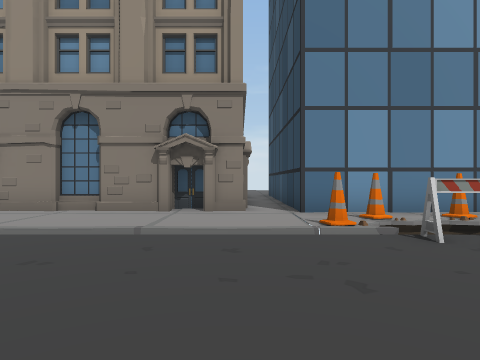
[1] (above)

24 first-person views from a walk through a scene from a Unity 3-D project. The camera is 1.4 m above the floor, looks level and sees 75° across. The floor is counted in squares, 2 m on a side. Each view is taken from the middle of a square. On the plan, view 1 faces up. The plan holds only what a view shows up to about 10 squares ahead; the rest is blank. The place goes on beyond the plan. The player character is not drawn. Door leaves are left out, so doorways stand open.

[2]
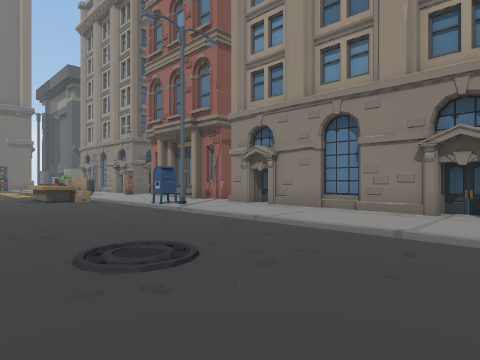

[3]
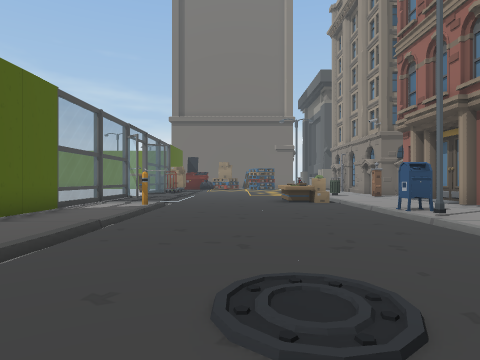

[4]
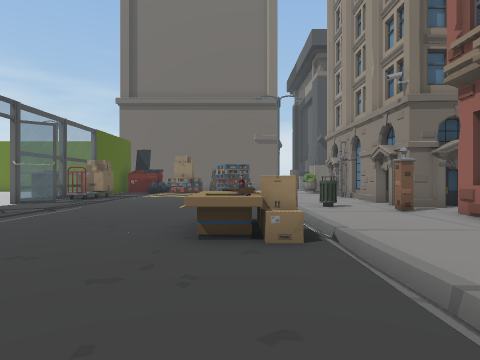

[5]
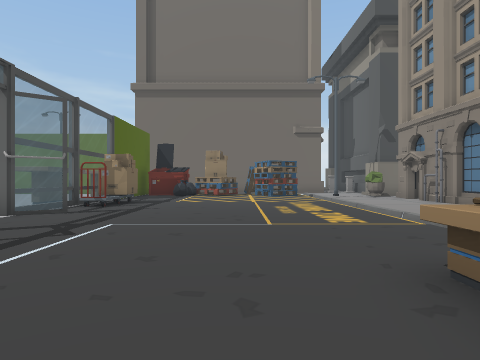

[6]
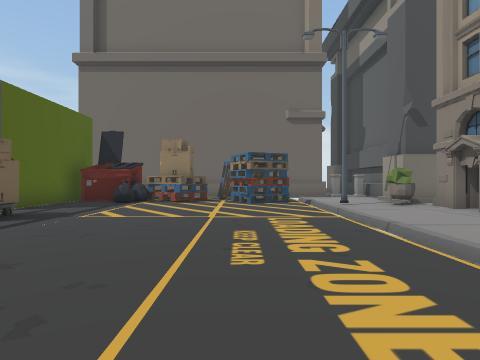

[7]
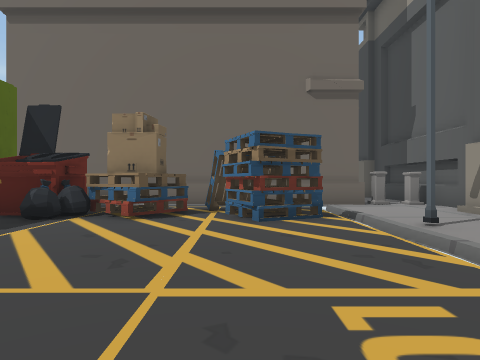

[8]
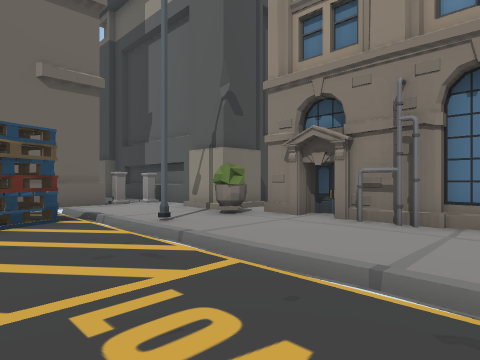

[9]
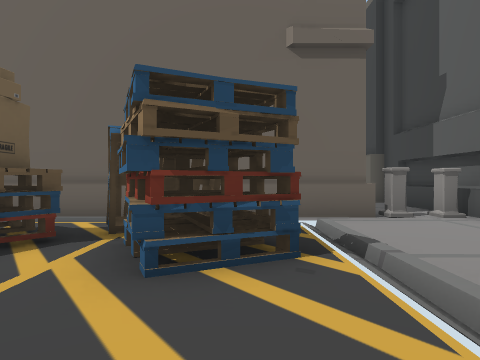

[10]
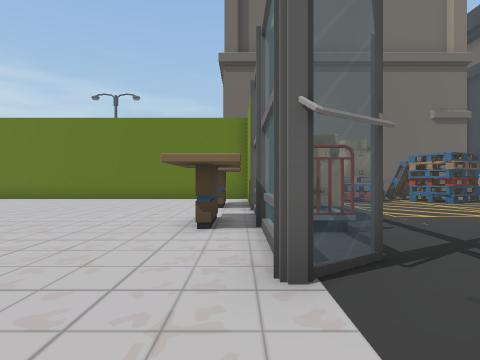

[11]
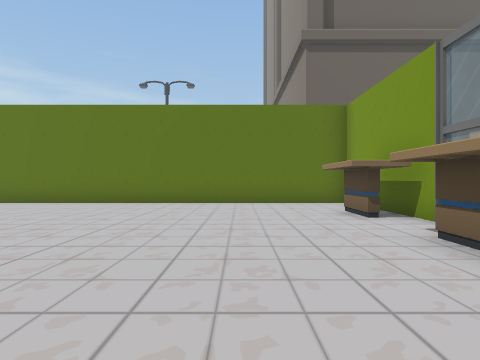

[12]
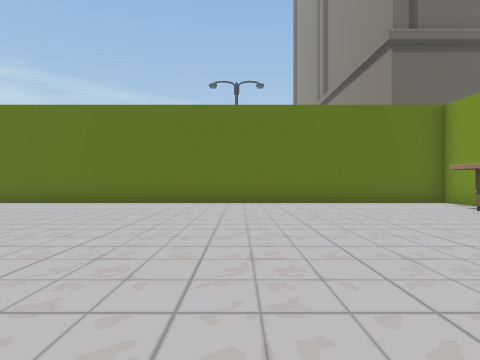

[13]
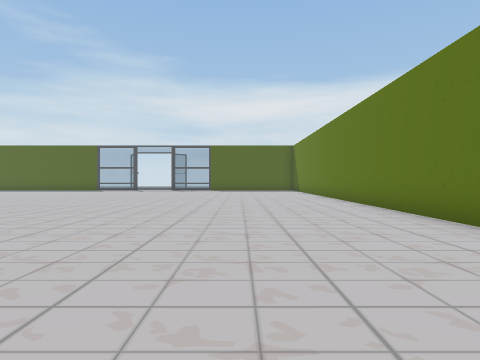

[14]
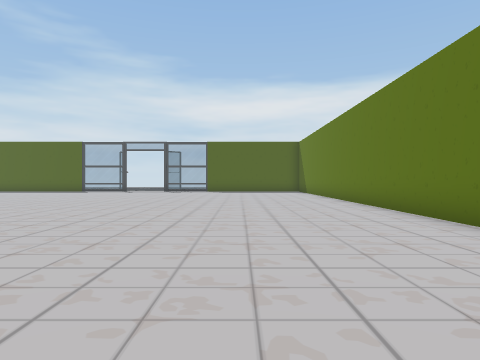

[15]
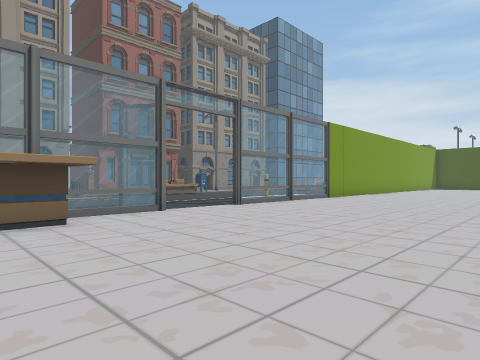

[16]
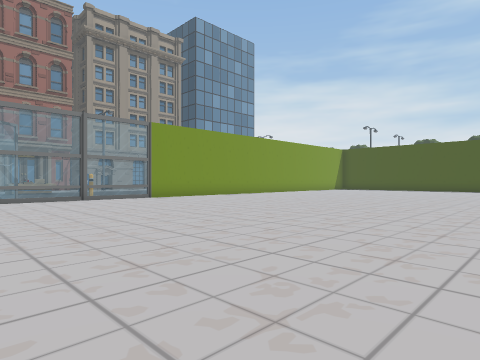

[17]
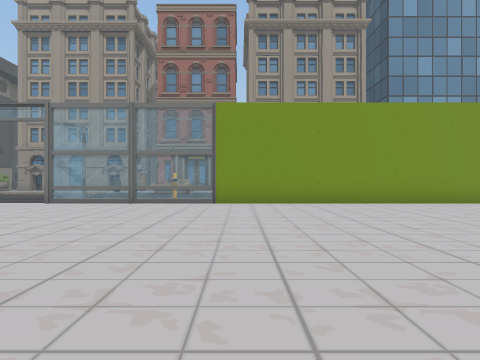

[18]
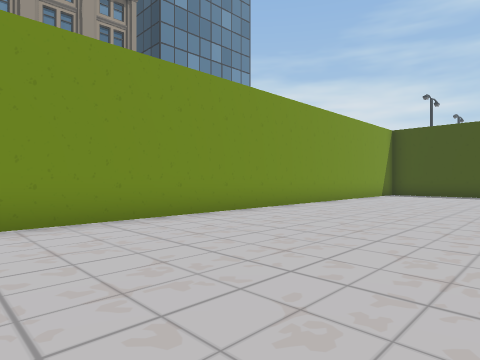

[19]
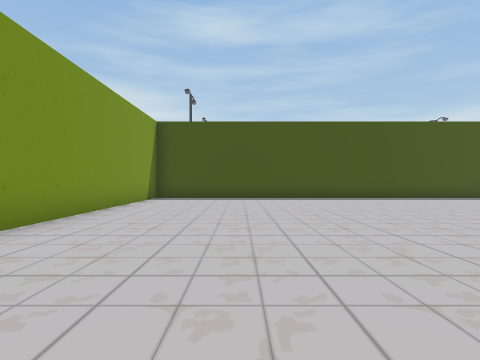

[20]
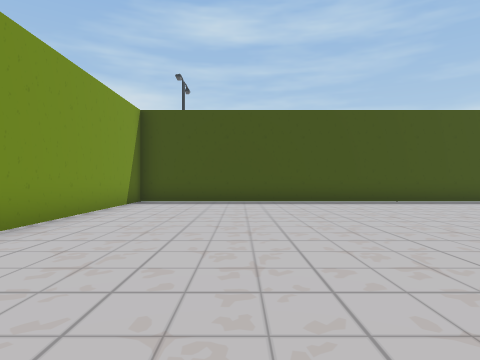

[21]
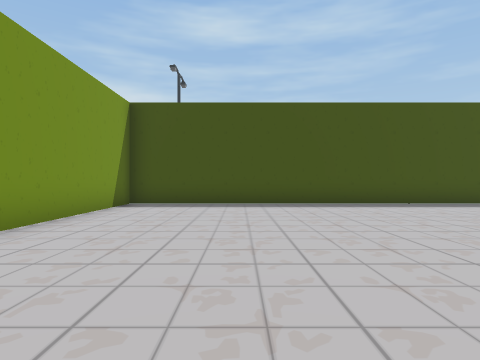

[22]
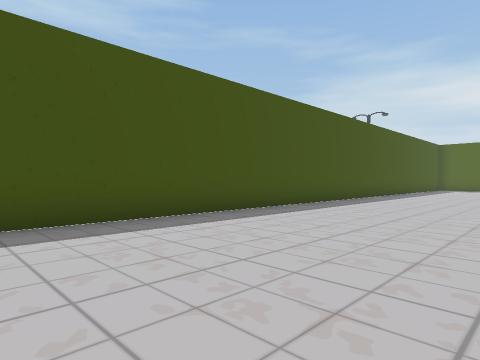

[23]
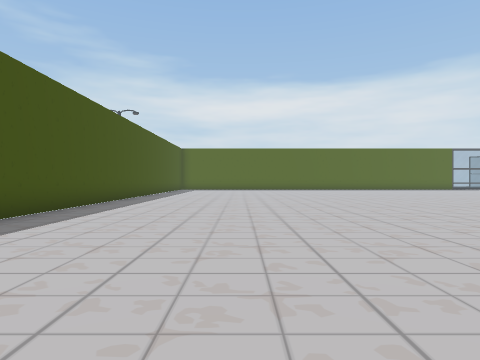

[24]
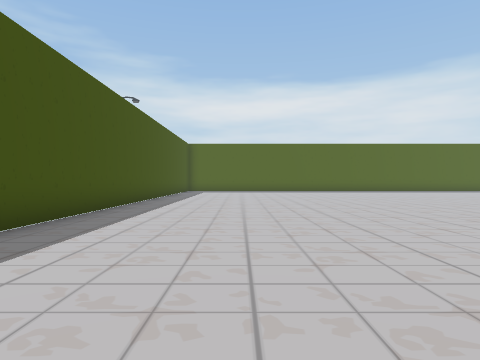

### Floor plan
Points are (right, up) in squares from view 1. A wall is a line through its corners. A room is listed if a view was taken in it or the views show most of it. See-through windows are left out.
Room 1 (views 1, 2, 3, 4, 5, 6, 7, 8, 9)
walls: (-17.4, -3.5) (-16.1, -3.5) (-16.1, -3.7); (-24, -3.5) (-21.8, -3.5); (-20.4, 7.3) (-20.9, 7.3); (-11, -3.5) (-6.8, -3.5); (-21.5, 7.3) (-22.5, 7.3); (-26.8, -0.4) (-26.8, -1.5); (-12.8, 7.3) (-13.4, 7.3); (-26.8, 4.5) (-26.8, 3.4); (-25.4, 7.3) (-26.5, 7.3); (-28, 7.3) (-29.4, 7.3); (-3.5, 7) (-5.9, 7); (-3.4, 7.3) (-4.2, 7.3); (-1.5, 7) (-2.5, 7); (3, 6.7) (1.3, 6.7) (1.3, 7.5)
low walls: (4.1, 5.2) (3.5, 5.4)
ways out: opening at (-17.2, -3.6) to room 2
objects: other object (-31, 7) to (-30, 7); other object (-28, 4) to (-27, 6); other object (-27, -2); other object (-27, 0) to (-27, 1); pillar (-27, 6); pillar (-27, 7); other object (-26, 2) to (-24, 3); other object (-25, -3) to (-24, -1); other object (-25, 0) to (-24, 0); other object (-25, 1); other object (-25, 7); other object (-24, -2) to (-24, -1); other object (-24, 7); other object (-23, 6) to (-23, 7); trolley (-20, -3); pipe (-20, 7); other object (-19, -3); other object (-19, 7); trolley (-18, -3); other object (-18, 7) to (-17, 7); other object (-15, 5); other object (-15, 7); other object (-14, 7); table (-12, 3) to (-11, 3); other object (-12, 4); other object (-12, 7); other object (-11, 4); bollard (-10, -2); mailbox (-8, 5); other object (-7, 5); other object (-7, 7); other object (-5, 7); other object (-3, 7); other object (0, 7); barrier (2, 4) to (3, 4); cone (2, 5); cone (2, 6)
Room 2 (views 10, 11, 12, 13, 14, 15, 16, 17, 18, 19, 20, 21, 22, 23, 24)
walls: (-16.1, -3.7) (-17.6, -3.7); (-20.9, -3.7) (-25.6, -3.7) (-25.6, -22); (7.3, -21) (7.3, -3.7) (-13.9, -3.7)
ways out: opening at (-17.2, -3.6) to room 1
objects: table (-22, -5); table (-19, -5)
Room 3 (no view inside)
walls: (5.2, 6.7) (3, 6.7)
objects: cone (4, 6)

Where each view was taken, in squares from view 1:
view 1: 0 up, 0 right, facing up
view 2: 0 up, 0 right, facing up-left
view 3: 1 up, 1 left, facing left
view 4: 3 up, 7 left, facing left
view 5: 1 up, 10 left, facing left
view 6: 2 up, 14 left, facing left
view 7: 2 up, 18 left, facing left
view 8: 2 up, 18 left, facing up-left
view 9: 3 up, 21 left, facing left
view 10: 4 down, 14 left, facing left
view 11: 7 down, 16 left, facing left
view 12: 10 down, 16 left, facing left
view 13: 10 down, 22 left, facing down
view 14: 12 down, 22 left, facing down
view 15: 10 down, 20 left, facing up-right
view 16: 15 down, 15 left, facing up-right
view 17: 13 down, 8 left, facing up
view 18: 9 down, 8 left, facing up-right
view 19: 7 down, 5 left, facing right
view 20: 7 down, 3 left, facing right
view 21: 7 down, 2 left, facing right
view 22: 7 down, 2 right, facing down-right
view 23: 8 down, 3 right, facing down
view 24: 11 down, 4 right, facing down
